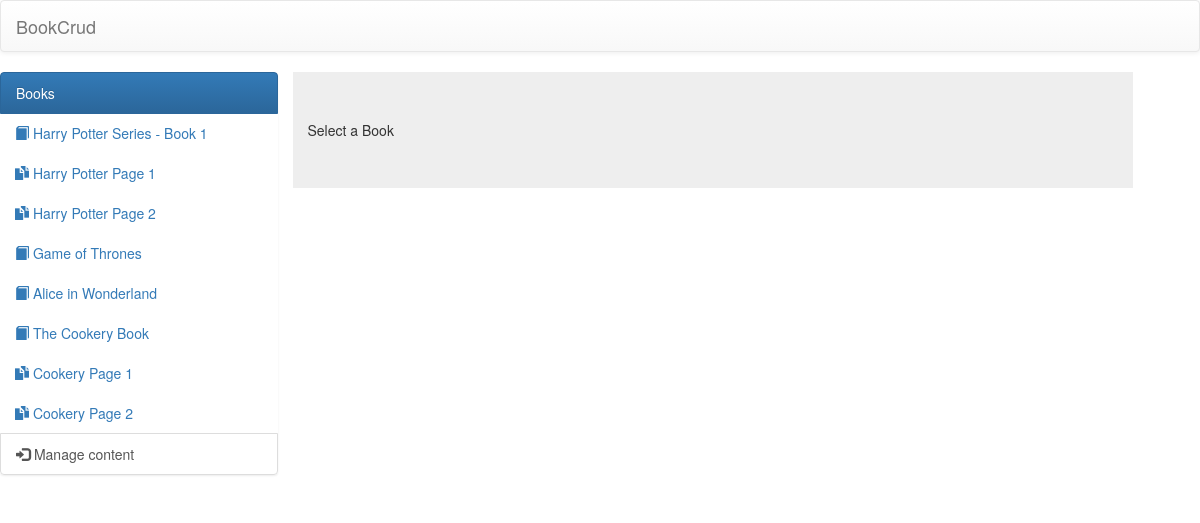
The page /book/index.php on the database its author committed.
### tables this page shows
CREATE TABLE `books` (
  `id` int(11) NOT NULL,
  `book_title` varchar(30) NOT NULL
);

CREATE TABLE `pages` (
  `id` int(11) NOT NULL,
  `book_id` int(11) NOT NULL,
  `page_title` varchar(30) NOT NULL,
  `page_content` varchar(200) NOT NULL,
  `page_number` int(11) NOT NULL
);

### includes/book_functions.php (the view, shortened to what this page needs)
<?php
    function get_all_books() {
        global $connection;
        $books_query = "SELECT *
                        FROM books
                        ORDER BY id ASC";
        $books_list = mysqli_query($connection, $books_query);
        return $books_list;
    }
    function get_all_pages($book_id) {
        global $connection;
        $pages_query = "SELECT *
                        FROM pages
                        WHERE book_id = {$book_id}
                        ORDER BY page_number ASC";
        $pages_set = mysqli_query($connection, $pages_query);
        return $pages_set;
    }
    function index_navigation($the_selected_book, $the_selected_page) {
        $books_list = get_all_books();
        while ($book = mysqli_fetch_array($books_list)) {
            $book_id = $book["id"];
            $book_title = $book["book_title"];
            echo "<li";
            echo "><a href=\"index.php?book=" . urlencode($book_id) . "\"><span class=\"glyphicon glyphicon-book\"></span> $book_title</a></li>";
            $pages_set = get_all_pages($book_id);
            while ($page = mysqli_fetch_array($pages_set)) {
                $page_id = $page["id"];
                $page_title = $page["page_title"];
                echo "<li";
                echo "><a href=\"index.php?page=" . urlencode($page_id) . "\"><span class=\"glyphicon glyphicon-duplicate\"></span> $page_title</a></li>";
            }
       }
    }
?>

### book/index.php (shortened to what this page needs)
<!DOCTYPE html>
<html>
<head>
    <?php
        require_once("../includes/connection.php");
        require_once("../includes/book_functions.php");
    ?>
    <?php include("../includes/header.php"); ?>
</head>
<body>
    <header>
        <nav class="navbar navbar-default">
            <div class="container-fluid">
                <div class="navbar-header">
                    <a class="navbar-brand" href="#">BookCrud</a>
                </div>
            </div>
        </nav>
    </header>
    <section>
        <div class="row">
            <div class="col-sm-4 col-md-3 sidebar">
                <div class="list-group">
                    <span href="#" class="list-group-item active">
                        Books
                    </span>
                    <ul class="nav nav-sidebar"> <?php index_navigation($the_selected_book, $the_selected_page)?> </ul>
                    <a href="view_contents.php" class="list-group-item"><span class="glyphicon glyphicon-log-in"></span> Manage content</a>
                </div>
            </div>
            <div class="row">
                <div class="jumbotron col-lg-8 col-md-4" id="book-title">
                    <?php
                        if (isset($the_selected_book)) {
                            echo $the_selected_book['book_title'] . "<br/>";
                        }elseif (isset($the_selected_page)) {
                            echo $the_selected_page['page_title'] . "<br/>";
                        }else{
                            echo "Select a Book";
                        }
                    ?>
                </div>
                <div class="col-lg-8 col-md-4" id="page-content">
                </div>
            </div>
        </div>
    </section>
</body>
</html>

### includes/header.php (shortened to what this page needs)
<link rel="stylesheet" type="text/css" href="https://maxcdn.bootstrapcdn.com/bootstrap/3.3.7/css/bootstrap.min.css">
<link rel="stylesheet" type="text/css" href="https://maxcdn.bootstrapcdn.com/bootstrap/3.3.7/css/bootstrap-theme.min.css">
<link rel="stylesheet" type="text/css" href="https://maxcdn.bootstrapcdn.com/font-awesome/4.7.0/css/font-awesome.min.css">
<link rel="stylesheet" type="text/css" href="https://cdnjs.cloudflare.com/ajax/libs/normalize/4.2.0/normalize.min.css">
<link rel="stylesheet" type="text/css" href="../styles/book_main.css">

### rows shown on the page
books: book_title "Harry Potter Series - Book 1"
pages: page_title "Harry Potter Page 1"
pages: page_title "Harry Potter Page 2"
books: book_title "Game of Thrones"
books: book_title "Alice in Wonderland"
books: book_title "The Cookery Book"
pages: page_title "Cookery Page 1"
pages: page_title "Cookery Page 2"
